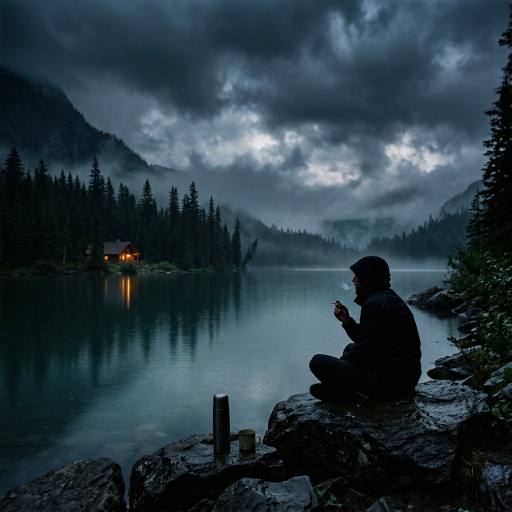
#> input picture assets/images/lake_guy.png, 1024 x 1024 px, found by its file name (shown at 1/2 size)
$ python analyze_matched_region.py
#> lines starting #> are read from the running program, lines starting #| are printed output that depends on the picture
from PIL import Image

img = Image.open('c:/laragon/www/my_vibe/assets/images/lake_guy.png').convert('RGB')
#> img is the input picture: PIL image 1024x1024 RGB; mean R, G, B 41.6, 58.4, 66.7
w, h = img.size
#> w = 1024; h = 1024

# Let's crop the matched area
match_x = 642
match_y = 476
match_w = 102
match_h = 78

cropped = img.crop((match_x, match_y, match_x + match_w, match_y + match_h))
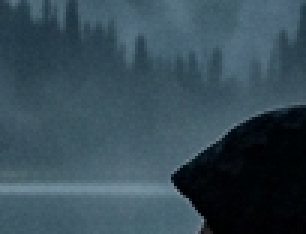
#> cropped: PIL image 102x78 RGB (shown 3 times larger); mean R, G, B 54, 75, 86.1
cropped.save('c:/laragon/www/my_vibe/scratch/matched_crop_actual.png')
print("Saved matched_crop_actual.png")

# Now let's find the brightest/most-red-orange pixel in this region
# Let's list the top brightest pixels in this region
pixels = []
for dy in range(match_h):
    for dx in range(match_w):
        x = match_x + dx
        y = match_y + dy
        r, g, b = img.getpixel((x, y))
        brightness = (r + g + b) / 3.0
        # Ember is red/orange. Let's look for red channel bias or overall brightness.
        # Let's print out the pixel value and its score
        score = r * 1.5 - g - b # red bias
        pixels.append((x, y, r, g, b, brightness, score))
#> after the loop, pixels = 7956 items

# Sort by brightness
pixels.sort(key=lambda p: p[5], reverse=True)
print("Top 5 brightest pixels in the matched region:")
for i in range(5):
    x, y, r, g, b, br, sc = pixels[i]
    print(f"  {i}: x={x} ({x/w:.4f}), y={y} ({y/h:.4f}), rgb=({r},{g},{b}), brightness={br:.1f}, red_bias={sc:.1f}")
#> this loop made 5 passes
#> (x, r, g, b, br, sc) on passes 1 to 5: (687, 120, 146, 161, 142.3, -127), (700, 125, 143, 155, 141, -110.5), (683, 120, 144, 156, 140, -120), (684, 118, 144, 157, 139.7, -124), (688, 118, 144, 157, 139.7, -124)
#|   0: x=687 (0.6709), y=539 (0.5264), rgb=(120,146,161), brightness=142.3, red_bias=-127.0
#|   1: x=700 (0.6836), y=539 (0.5264), rgb=(125,143,155), brightness=141.0, red_bias=-110.5
#|   2: x=683 (0.6670), y=539 (0.5264), rgb=(120,144,156), brightness=140.0, red_bias=-120.0
#|   3: x=684 (0.6680), y=539 (0.5264), rgb=(118,144,157), brightness=139.7, red_bias=-124.0
#|   4: x=688 (0.6719), y=539 (0.5264), rgb=(118,144,157), brightness=139.7, red_bias=-124.0

# Sort by red bias
pixels.sort(key=lambda p: p[6], reverse=True)
print("Top 5 red-biased pixels in the matched region:")
for i in range(5):
    x, y, r, g, b, br, sc = pixels[i]
    print(f"  {i}: x={x} ({x/w:.4f}), y={y} ({y/h:.4f}), rgb=({r},{g},{b}), brightness={br:.1f}, red_bias={sc:.1f}")
#> this loop made 5 passes
#> (x, y, r, g, b, br, sc) on passes 1 to 5: (714, 553, 1, 0, 0, 0.333, 1.5), (713, 553, 4, 2, 3, 3, 1), (712, 551, 0, 0, 0, 0, 0), (713, 552, 1, 1, 1, 1, -0.5), (716, 552, 1, 1, 1, 1, -0.5)
#|   0: x=714 (0.6973), y=553 (0.5400), rgb=(1,0,0), brightness=0.3, red_bias=1.5
#|   1: x=713 (0.6963), y=553 (0.5400), rgb=(4,2,3), brightness=3.0, red_bias=1.0
#|   2: x=712 (0.6953), y=551 (0.5381), rgb=(0,0,0), brightness=0.0, red_bias=0.0
#|   3: x=713 (0.6963), y=552 (0.5391), rgb=(1,1,1), brightness=1.0, red_bias=-0.5
#|   4: x=716 (0.6992), y=552 (0.5391), rgb=(1,1,1), brightness=1.0, red_bias=-0.5

$ run again, with assets/images/rainy_forest.jpg saved as assets/images/lake_guy.png
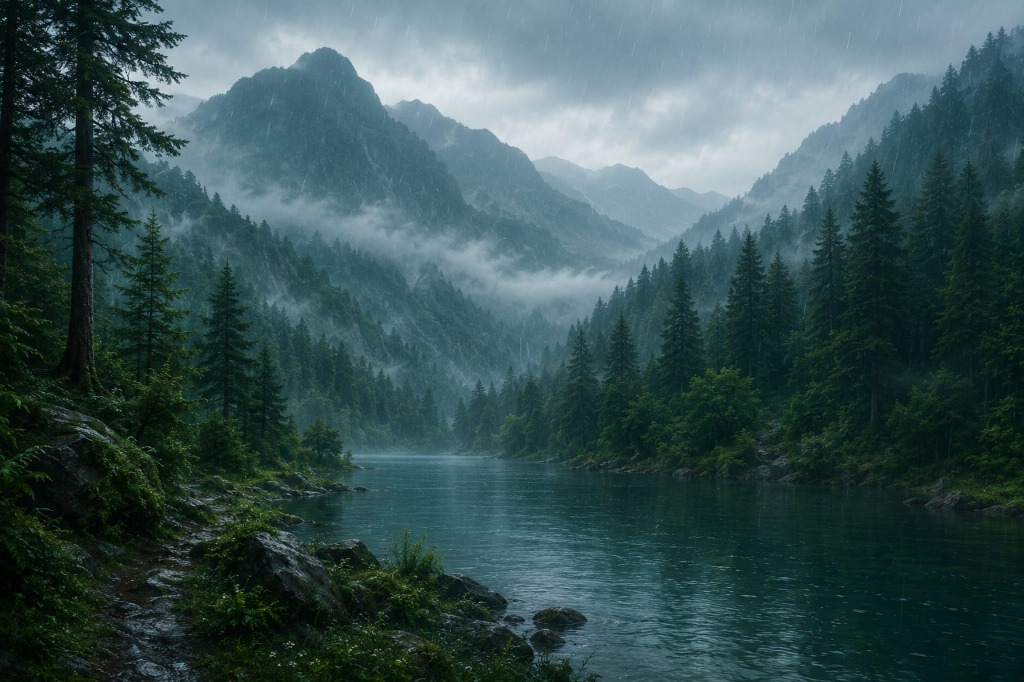
#> input picture assets/images/rainy_forest.jpg, 1024 x 682 px, found by its file name
#> img is the input picture: PIL image 1024x682 RGB; mean R, G, B 56.5, 82.1, 83.3
#> `cropped = img.crop((match_x, match_y, match_x + match_w, match_y + mat..`:
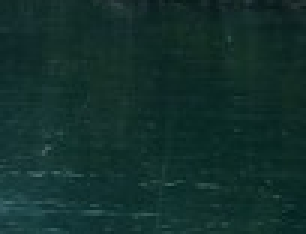
#> cropped: PIL image 102x78 RGB (shown 3 times larger); mean R, G, B 18.4, 47.8, 43.8
#> after the loop `for dy in range(match_h):`: pixels = 7956 items
#> the loop `for i in range(5):` made 5 passes
#> (x, y, r, g, b, br, sc) on passes 1 to 5: (654, 534, 73, 107, 106, 95.33, -103.5), (655, 534, 72, 106, 105, 94.33, -103), (644, 543, 67, 107, 109, 94.33, -115.5), (660, 533, 68, 103, 99, 90, -100), (645, 543, 63, 103, 103, 89.67, -111.5)
#> (printed output is left out)
#> the loop `for i in range(5):` made 5 passes
#> (x, y, r, g, b, br, sc) on passes 1 to 5: (736, 478, 16, 30, 30, 25.33, -36), (737, 478, 17, 31, 31, 26.33, -36.5), (743, 478, 12, 28, 27, 22.33, -37), (740, 476, 20, 34, 34, 29.33, -38), (736, 479, 14, 30, 29, 24.33, -38)
#> (printed output is left out)
